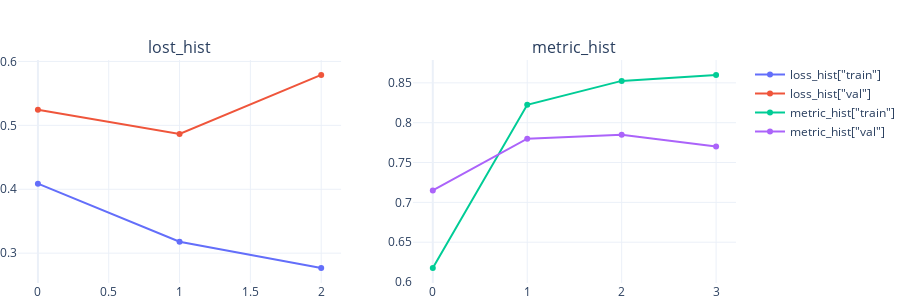

Notebook cell for this chart:
### Code cell
# Train-Validation Progress
epochs=params_train["epochs"]

fig = make_subplots(rows=1, cols=2,subplot_titles=['lost_hist','metric_hist'])
fig.add_trace(go.Scatter(x=[*range(0,epochs+1)], y=loss_hist["train"],name='loss_hist["train"]'),row=1, col=1)
fig.add_trace(go.Scatter(x=[*range(0,epochs+1)], y=loss_hist["val"],name='loss_hist["val"]'),row=1, col=1)
fig.add_trace(go.Scatter(x=[*range(0,epochs+1)], y=metric_hist["train"],name='metric_hist["train"]'),row=1, col=2)
fig.add_trace(go.Scatter(x=[*range(0,epochs+1)], y=metric_hist["val"],name='metric_hist["val"]'),row=1, col=2)
fig.update_layout(template='plotly_white');fig.update_layout(margin={"r":0,"t":60,"l":0,"b":0},height=300)
fig.show()

### Figure 1 — Plotly figure (JSON) as saved in the notebook; plotly's stock layout.template omitted (floating-point values rounded to 4 significant figures)
{"data": [{"name": "loss_hist[\"train\"]", "type": "scatter", "x": [0, 1, 2, 3], "xaxis": "x", "y": [0.4088, 0.3178, 0.2766], "yaxis": "y"}, {"name": "loss_hist[\"val\"]", "type": "scatter", "x": [0, 1, 2, 3], "xaxis": "x", "y": [0.5243, 0.4864, 0.5789], "yaxis": "y"}, {"name": "metric_hist[\"train\"]", "type": "scatter", "x": [0, 1, 2, 3], "xaxis": "x2", "y": [0.6175, 0.8225, 0.8525, 0.86], "yaxis": "y2"}, {"name": "metric_hist[\"val\"]", "type": "scatter", "x": [0, 1, 2, 3], "xaxis": "x2", "y": [0.715, 0.78, 0.785, 0.77], "yaxis": "y2"}], "layout": {"annotations": [{"font": {"size": 16}, "showarrow": false, "text": "lost_hist", "x": 0.225, "xanchor": "center", "xref": "paper", "y": 1, "yanchor": "bottom", "yref": "paper"}, {"font": {"size": 16}, "showarrow": false, "text": "metric_hist", "x": 0.775, "xanchor": "center", "xref": "paper", "y": 1, "yanchor": "bottom", "yref": "paper"}], "height": 300, "margin": {"b": 0, "l": 0, "r": 0, "t": 60}, "xaxis": {"anchor": "y", "domain": [0, 0.45]}, "xaxis2": {"anchor": "y2", "domain": [0.55, 1]}, "yaxis": {"anchor": "x", "domain": [0, 1]}, "yaxis2": {"anchor": "x2", "domain": [0, 1]}}}
